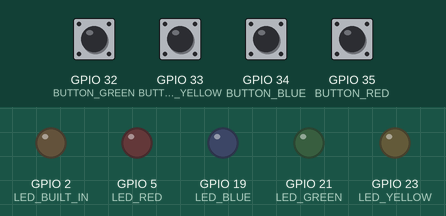
The program below on a simulated ESP32. On the bench: output pins drawn as LEDs (lit = HIGH). Inputs (shaded band) come from the test bench; at power-on: GPIO 32 (BUTTON_GREEN), GPIO 33 (BUTTON_YELLOW), GPIO 34 (BUTTON_BLUE), GPIO 35 (BUTTON_RED) HIGH. WiFi joins after 1.5 s; servers stay silent unless stated; the local clock reads 2024-03-15 10:24:30 at power-on unless the program sets it; random numbers use the default seed unless the program sets one; no MQTT or app messages arrive unless stated; what the program prints to the serial monitor is not drawn. At 16.3 s the program puts the board to deep sleep or switches it off; the recording ends there.

Above: at 3.7 s.
3.8 s: GPIO 32 (BUTTON_GREEN) pulsed LOW 2 times (0.12 s each, 0.3 s apart)
At 5.4 s:
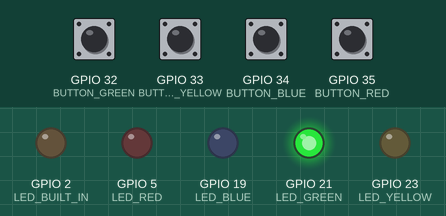
5.9 s: GPIO 33 (BUTTON_YELLOW) pulsed LOW 2 times (0.12 s each, 0.3 s apart)
At 7.0 s:
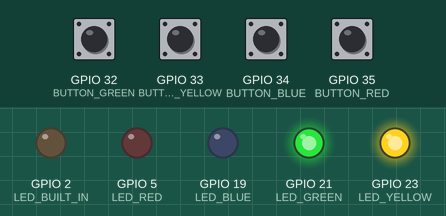
At 11.9 s:
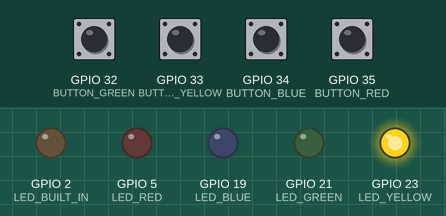
Timing chart, 0 to 14.8 s (numbered marks = the images above; inputs shaded):
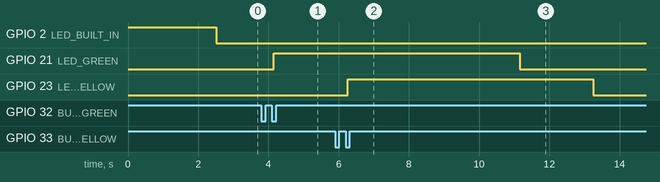

The program:

main.cpp
```cpp
#include "Setup.h"
#include "Buttons.h"
#include "LED.h"

void setup()
{
    // Indicate system is starting
    pinMode(LED_BUILT_IN, OUTPUT);
    digitalWrite(LED_BUILT_IN, HIGH);

    // Start Serial for debugging
    Serial.begin(115200);
    delay(1000);

    // Setup pins and button handlers
    PinModeSetup();
    AttachButtonHandlers();

    // setup wifi and time
    TrySetupWifi();
    TrySetupTime();
    TrySetupMQTT();

    // initialize last activity and setup deep sleep
    lastActivity = millis();
    setupDeepSleep(10);

    // Indicate system is ready
    Serial.println("System Ready. Waiting for button presses...");
    digitalWrite(LED_BUILT_IN, LOW);
}

void loop()
{
    // handle button presses
    loopButtons();

    // update LEDs
    updateLEDs();

    // reconnect to wifi
    TrySetupWifi();

    // reset time
    TrySetupTime();

    // keep mqtt connection alive
    TrySetupMQTT();
    mqtt_loop();

    // Check idle and possibly sleep
    checkIdleAndSleep(lastActivity);
}
```

Buttons.h
```cpp
#include "Setup.h"

// Button press handlers

// This method is called when the red button is pressed
void onRedPress();

// This method is called when the blue button is pressed
void onBluePress();

// This method is called when the green button is pressed
void onGreenPress();

// This method is called when the yellow button is pressed
void onYellowPress();

// Turns on the specified LED and updates its timer and activity status
void ledOn(int ledPin, int ledIndex);

// Publishes an MQTT message for the specified button action
void mqttButtonAction(const char *buttonName, const char *message);

// Attaches the button press handlers to the respective buttons
void AttachButtonHandlers();

// Updates the button states; should be called regularly in the main loop
void loopButtons();
```

Json.h
```cpp
#pragma once
#include <ArduinoJson.h>

// Creates a JSON payload with the button name and timestamp
char *CreateJson(const char *buttonName, String timeStamp);
```

LED.h
```cpp
#pragma once
#include "Setup.h"

// Updates the state of the LEDs based on their timers
void updateLEDs();
```

PowerSave.h
```cpp
#pragma once
#ifndef POWERSAVE_H
#define POWERSAVE_H

#include <Arduino.h>
#include "driver/rtc_io.h"

// Setup deep sleep with specified idle time in seconds
void setupDeepSleep(unsigned long idleTimeSeconds);

// Check if the system has been idle for the specified duration and enter deep sleep if so
void checkIdleAndSleep(unsigned long lastActivityMillis);

// Retrieve button values from wakeup status
std::tuple<char *, char *, int, int> getButtonValues(uint64_t wakeup_status);

#endif
```

Setup.h
```cpp
#pragma once
#ifndef SETUP_H
#include <Arduino.h>
#include <WiFi.h>
#include <OneButton.h>
#include <PubSubClient.h>
#include "Json.h"
#include "SetupTime.h"
#include "PowerSave.h"
#include "mqtt.h"

// LEDs
const int LED_RED = 5;
const int LED_BLUE = 19;
const int LED_GREEN = 21;
const int LED_YELLOW = 23;
const int LED_BUILT_IN = 2;

// Buttons
const int BUTTON_RED = 35;
const int BUTTON_BLUE = 34;
const int BUTTON_GREEN = 32;
const int BUTTON_YELLOW = 33;

// Create  a globalOneButton objects
extern OneButton buttonRed;
extern OneButton buttonBlue;
extern OneButton buttonGreen;
extern OneButton buttonYellow;

// LED management
extern unsigned long ledTimers[4];
extern bool ledActives[4];
const unsigned long LED_ON_TIME = 7000;

// Last activity timestamp
extern unsigned long lastActivity;

// Function to setup pin modes
void PinModeSetup();
#endif
```

SetupTime.h
```cpp
#pragma once
#include "time.h"
#include <arduino.h>
#include "SetupWifi.h"

// Indicates if the time has been successfully set up
extern bool TimeIsSetup;

// Sets up the time using NTP
bool SetupTime();

// Retrieves the local time as a formatted string
String GetLocalTime();

// Attempts to set up time synchronization
void TrySetupTime();

// Formats the given time structure into a human-readable string
String getFormattedTime(const struct tm &timeinfo);
```

SetupWifi.h
```cpp
#pragma once
#include <WiFi.h>

extern bool ConnectedToWifi;

// Connects to WiFi using defined SSID and PASSWORD
bool ConnectWiFi();

// Attempts to setup WiFi connection
void TrySetupWifi();
```

mqtt.h
```cpp
#pragma once
#ifndef MQTT_H
#define MQTT_H

#include <Arduino.h>
#include <WiFi.h>
#include <WiFiClientSecure.h>
#include <PubSubClient.h>
#include "SetupTime.h"

// MQTT setup status
extern bool MQTTIsSetup;

// MQTT broker settings
static const char *MQTT_SERVER = "wilson.local";
static const int MQTT_PORT = 8883;
static const char *MQTT_TOPIC = "esp32/dikshya_jonas/button";

// CA
static const char MQTT_CA_CERT[] PROGMEM = R"EOF(
-----BEGIN CERTIFICATE-----
MIIDBTCCAe2gAwIBAgIUXopiLMN2tHLH5ALoHzUf4tY5upUwDQYJKoZIhvcNAQEL
BQAwEjEQMA4GA1UEAwwHTVFUVC1DQTAeFw0yNTExMTYwOTQyMDlaFw0zNTExMTQw
OTQyMDlaMBIxEDAOBgNVBAMMB01RVFQtQ0EwggEiMA0GCSqGSIb3DQEBAQUAA4IB
DwAwggEKAoIBAQDTJehrHOy4YN3OmnVumeYq7gA7vd8iUoBLCsiHIGLAfnWA8b0f
r9XK3T552ztwfnZ6uK+T8kpqdQL0OczNXyEz2oi5e5MJAXYr1ytXns1SUQVgzj8F
Igl9i7MuwEYLyj9VjIjQgAhqDL2LlNomGyCfYoIhxJ0mvOii+yNsD5ghM2uLpaMu
FoP6k00gl0T/2fnJYKmy2frsRYxQLScf+arMHyXKcK89DVy5jQpFNhXHzqKwFgTY
kl0VIWp11ZKjCI3CNWl2t5U/GHbdHGf94TtXPvG5c6oe4hvd9On6d0fm12K5kc0C
ceQCq5pXP/z+a4acH8s2Iqfs+h0v8i4DtkFZAgMBAAGjUzBRMB0GA1UdDgQWBBTz
lQPbwuJ9LBR524FJXVYQArXcPjAfBgNVHSMEGDAWgBTzlQPbwuJ9LBR524FJXVYQ
ArXcPjAPBgNVHRMBAf8EBTADAQH/MA0GCSqGSIb3DQEBCwUAA4IBAQALGWCrskwS
BfaPnFZs8pm/FAcehS/YvdClyHoL4XBg7EqW+f72SiBy6Nu0Hgj7tPBwC0tPpKHA
IwVp5UN54IYGXnIgXirZOSxGBnoqS1ttrRYvrngmXg8woiQzaKryVEOGzwEI9/MI
qaclcDnK0G7KbYRnJ2o5mneyY87OKyBznW9ceas7o4hzGvKojY67nGrayWwjO7Iw
/4cXqqfWhE1x7znsU4IUXaL6CN/cpe6+forBUi84Cv6uVmeRhsABt+ENxaLG6CDu
Fd0rtKYmoqbkfqPGXeRVfvbJg0PJmrBHZG2KOMDC37fvIysHGc+jYl6yWh6b5mEG
uOn/9KgYpDzd
-----END CERTIFICATE-----
)EOF";

// Setup MQTT Client
bool mqtt_setup();

// MQTT loop to maintain connection
void mqtt_loop();

// Publish a message to the MQTT topic
bool mqtt_publish(const String &payload);

// Reconnect to MQTT broker if disconnected
void mqtt_reconnect();

// Attempt to setup MQTT connection
void TrySetupMQTT();
#endif
```

Buttons.cpp
```cpp
#include "Buttons.h"

void ledOn(int ledPin, int ledIndex)
{
    digitalWrite(ledPin, HIGH);
    ledTimers[ledIndex] = millis();
    ledActives[ledIndex] = true;
    lastActivity = millis();
}

void mqttButtonAction(const char *buttonName, const char *message)
{
    Serial.println(message);
    char *payload = CreateJson(buttonName, GetLocalTime());
    Serial.println(payload);
    mqtt_publish(payload);
}

// Button press handlers

void onRedPress()
{
    mqttButtonAction("Red", "Red button pressed");
    ledOn(LED_RED, 0);
}

void onBluePress()
{
    mqttButtonAction("Blue", "Blue button pressed");
    ledOn(LED_BLUE, 1);
}

void onGreenPress()
{
    mqttButtonAction("Green", "Green button pressed");
    ledOn(LED_GREEN, 2);
}

void onYellowPress()
{
    mqttButtonAction("Yellow", "Yellow button pressed");
    ledOn(LED_YELLOW, 3);
}

void AttachButtonHandlers()
{
    // --- Attach button handlers ---
    buttonRed.attachClick(onRedPress);
    buttonBlue.attachClick(onBluePress);
    buttonGreen.attachClick(onGreenPress);
    buttonYellow.attachClick(onYellowPress);
}

void loopButtons()
{
    buttonRed.tick();
    buttonBlue.tick();
    buttonGreen.tick();
    buttonYellow.tick();
}
```

Json.cpp
```cpp
#include <ArduinoJson.h>
#include "Json.h"

char *CreateJson(const char *buttonName, String timeStamp)
{
    JsonDocument doc;
    doc["Button"] = buttonName;
    doc["Time"] = timeStamp;

    static char jsonBuffer[100];
    serializeJson(doc, jsonBuffer, sizeof(jsonBuffer));
    return jsonBuffer;
}
```

LED.cpp
```cpp
#include "LED.h"

void updateLEDs()
{
    // Turn off LEDs individually after LED_ON_TIME milli seconds
    unsigned long now = millis();
    if (ledActives[0] && now - ledTimers[0] >= LED_ON_TIME)
    {
        digitalWrite(LED_RED, LOW);
        ledActives[0] = false;
    }
    if (ledActives[1] && now - ledTimers[1] >= LED_ON_TIME)
    {
        digitalWrite(LED_BLUE, LOW);
        ledActives[1] = false;
    }
    if (ledActives[2] && now - ledTimers[2] >= LED_ON_TIME)
    {
        digitalWrite(LED_GREEN, LOW);
        ledActives[2] = false;
    }
    if (ledActives[3] && now - ledTimers[3] >= LED_ON_TIME)
    {
        digitalWrite(LED_YELLOW, LOW);
        ledActives[3] = false;
    }
}
```

PowerSave.cpp
```cpp
#include "PowerSave.h"
#include <esp_sleep.h>
#include "Setup.h"
#include "Buttons.h"

// Idle time before entering deep sleep (in seconds)
static unsigned long sleepIdleTime = 10; // default seconds

void setupDeepSleep(unsigned long idleTimeSeconds)
{
    // Set the idle time for deep sleep
    sleepIdleTime = idleTimeSeconds;

    // Configure wakeup pins for buttons
    uint64_t wakeup_pins =
        (1ULL << BUTTON_RED) |
        (1ULL << BUTTON_BLUE) |
        (1ULL << BUTTON_GREEN) |
        (1ULL << BUTTON_YELLOW);

    // Enable EXT1 wakeup on any high signal from the buttons
    esp_sleep_enable_ext1_wakeup(wakeup_pins, ESP_EXT1_WAKEUP_ANY_HIGH);

    // Check if we woke up from deep sleep due to a button press
    uint64_t wakeup_status = esp_sleep_get_ext1_wakeup_status();

    // If woke up by a button, handle the button action
    if (wakeup_status != 0)
    {
        auto [buttonName, message, ledPin, ledIndex] = getButtonValues(wakeup_status);
        mqttButtonAction(buttonName, message);
        ledOn(ledPin, ledIndex);
    }
}

void checkIdleAndSleep(unsigned long lastActivityMillis)
{
    // If the system has been idle for the specified duration, enter deep sleep
    if (millis() - lastActivityMillis >= sleepIdleTime * 1000UL)
    {
        Serial.println("Idle timeout reached, going to deep sleep...");
        Serial.flush();
        esp_deep_sleep_start();
    }
}

std::tuple<char *, char *, int, int> getButtonValues(uint64_t wakeup_status)
{
    // Determine which button caused the wakeup and return its details
    if (wakeup_status & (1ULL << BUTTON_RED))
    {
        return {"Red", "Red button pressed", LED_RED, 0};
    }
    if (wakeup_status & (1ULL << BUTTON_BLUE))
    {
        return {"Blue", "Blue button pressed", LED_BLUE, 1};
    }
    if (wakeup_status & (1ULL << BUTTON_GREEN))
    {
        return {"Green", "Green button pressed", LED_GREEN, 2};
    }
    if (wakeup_status & (1ULL << BUTTON_YELLOW))
    {
        return {"Yellow", "Yellow button pressed", LED_YELLOW, 3};
    }

    // Default case (should not happen)
    throw std::runtime_error("Unknown wakeup source");
}
```

Setup.cpp
```cpp
#include "Setup.h"

// Define if buttons are active LOW with internal pull-up resistors
bool activeLow = false;

// Use internal pull-up resistors
bool pullupActive = true;

// Create  a globalOneButton objects
OneButton buttonRed(BUTTON_RED, activeLow, pullupActive);
OneButton buttonBlue(BUTTON_BLUE, activeLow, pullupActive);
OneButton buttonGreen(BUTTON_GREEN, activeLow, pullupActive);
OneButton buttonYellow(BUTTON_YELLOW, activeLow, pullupActive);

// LED management
unsigned long ledTimers[4] = {0, 0, 0, 0};

// LED activity status
bool ledActives[4] = {false, false, false, false};

// Last activity timestamp
unsigned long lastActivity = 0;

void PinModeSetup()
{
    // --- LED setup ---
    pinMode(LED_RED, OUTPUT);
    pinMode(LED_BLUE, OUTPUT);
    pinMode(LED_GREEN, OUTPUT);
    pinMode(LED_YELLOW, OUTPUT);

    // --- Button setup (use INPUT_PULLUP for active LOW buttons) ---
    pinMode(BUTTON_RED, INPUT_PULLUP);
    pinMode(BUTTON_BLUE, INPUT_PULLUP);
    pinMode(BUTTON_GREEN, INPUT_PULLUP);
    pinMode(BUTTON_YELLOW, INPUT_PULLUP);
}
```

SetupTime.cpp
```cpp
#include "SetupTime.h"

bool TimeIsSetup = false;

// NTP server
const char *ntpServer = "pool.ntp.org";

// Timezone string for Central European Time (CET) with Daylight Saving Time (CEST)
const char *timezone = "CET-1CEST,M3.5.0/2,M10.5.0/3";

bool SetupTime()
{
    // Configure NTP
    configTime(0, 0, ntpServer);

    // Wait for time to be set
    Serial.println("Waiting for NTP time…");
    struct tm timeinfo;

    // Wait until we get the time
    while (!getLocalTime(&timeinfo))
    {
        // Still waiting
        Serial.print(".");
        delay(500);
    }
    Serial.println("\nGot NTP time (UTC)");

    // Set timezone
    setenv("TZ", timezone, 1);
    tzset();

    // Confirm time is set
    return true;
}

String GetLocalTime()
{
    // Get local time
    struct tm timeinfo;
    if (!getLocalTime(&timeinfo))
    {
        // Failed to obtain time
        Serial.println("Failed to obtain time");
        char *val = "Failed to obtain time";
        return val;
    }

    // Format time as string
    return getFormattedTime(timeinfo);
}

String getFormattedTime(const struct tm &timeinfo)
{
    // Format: YYYY-MM-DD HH:MM:SS
    char buffer[25];
    strftime(buffer, sizeof(buffer), "%Y-%m-%d %H:%M:%S", &timeinfo);
    return String(buffer);
}

void TrySetupTime()
{
    // Setup time if WiFi is connected and time not yet set up
    if (ConnectedToWifi && !TimeIsSetup)
    {
        TimeIsSetup = SetupTime();
    }
}
```

SetupWifi.cpp
```cpp
#include "SetupWifi.h"
#include "esp_sntp.h"

const char *ssid = "TEC-IOT";
const char *password = "42090793";
bool ConnectedToWifi = false;

bool ConnectWiFi()
{
    // Start connecting
    Serial.print("Connecting to WiFi SSID: ");
    Serial.println(ssid);

    // Begin WiFi connection
    WiFi.begin(ssid, password);

    // Enable SNTP server mode via DHCP
    esp_sntp_servermode_dhcp(1);

    // Try to connect 30 times
    int maxAttempts = 30;
    int attempts = 0;

    while (WiFi.status() != WL_CONNECTED && attempts < maxAttempts)
    {
        delay(500);
        Serial.print(".");
        attempts++;
    }

    // Check if connected
    if (WiFi.status() == WL_CONNECTED)
    {
        // Output wifi data
        Serial.println("WiFi connected!");
        Serial.print("SSID: ");
        Serial.println(WiFi.SSID());

        Serial.print("IP address: ");
        Serial.println(WiFi.localIP());
        return true;
    }
    else
    {
        // Failed to connect
        Serial.println("Failed to connect to WiFi.");
        return false;
    }
}

void TrySetupWifi()
{
    // Setup Wifi
    if (!ConnectedToWifi)
    {
        ConnectedToWifi = ConnectWiFi();
    }
}
```

mqtt.cpp
```cpp
#include "mqtt.h"

static WiFiClientSecure espClient;
static PubSubClient mqttClient(espClient);
String user = "elev1";
String pass = "password";
bool MQTTIsSetup = false;

void TrySetupMQTT()
{
    // Setup MQTT if WiFi and Time are ready
    if (ConnectedToWifi && TimeIsSetup && !MQTTIsSetup)
    {
        MQTTIsSetup = mqtt_setup();
    }
}

bool mqtt_setup()
{
    // Configure MQTT over TLS
    espClient.setInsecure();
    // espClient.setCACert(MQTT_CA_CERT);
    mqttClient.setServer(MQTT_SERVER, MQTT_PORT);
    return true;
}

void mqtt_loop()
{
    // Only run if WiFi is connected
    if (!ConnectedToWifi)
    {
        return;
    }

    // Ensure MQTT connection
    if (!mqttClient.connected())
    {
        mqtt_reconnect();
    }
    mqttClient.loop();
}

void mqtt_reconnect()
{
    // Loop until reconnected
    while (!mqttClient.connected())
    {
        Serial.print("Connecting to MQTT over TLS...");

        String clientId = "ESP32-" + String(random(0xffff), HEX);

        if (mqttClient.connect(clientId.c_str(), user.c_str(), pass.c_str()))
        {
            Serial.println("connected");
        }
        else
        {
            Serial.print("failed, rc=");
            Serial.print(mqttClient.state());
            Serial.println(" - retrying in 5 seconds");
            delay(5000);
        }
    }
}

bool mqtt_publish(const String &payload)
{
    // Ensure MQTT connection
    if (!mqttClient.connected())
    {
        mqtt_reconnect();
    }

    // Publish the message
    return mqttClient.publish(MQTT_TOPIC, payload.c_str());
}
```

Measured:
- after the input at 3.8 s, GPIO 21 (LED_GREEN): LOW → HIGH after 0.35 s
- after the input at 5.9 s, GPIO 23 (LED_YELLOW): LOW → HIGH after 0.35 s, → LOW 7.0 s later
